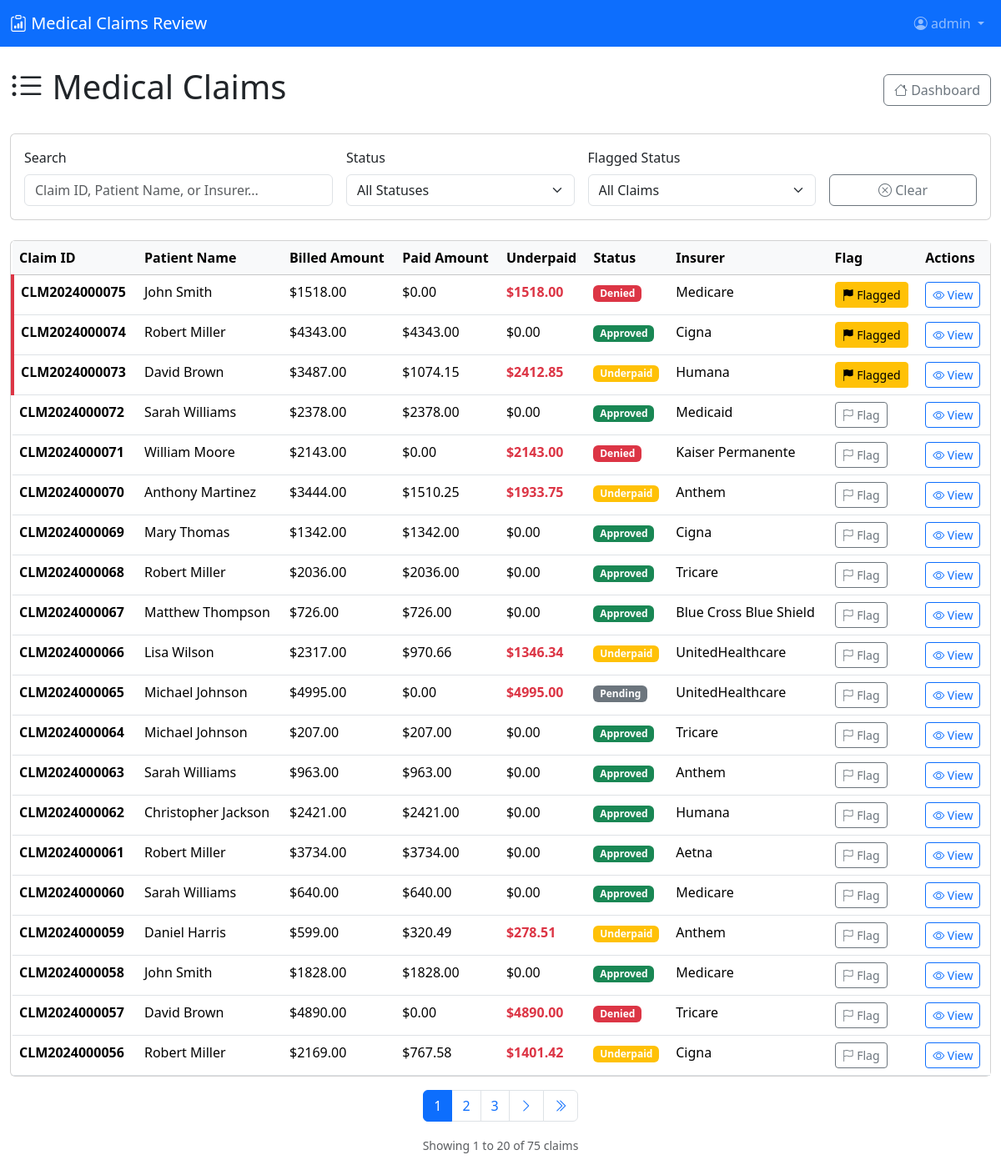
The app's page /claims/ (signed in) with its own data.
### claims/models.py (models this page shows, shortened)
class Claim(models.Model):
    STATUS_CHOICES = [
        ('approved', 'Approved'),
        ('denied', 'Denied'),
        ('underpaid', 'Underpaid'),
        ('pending', 'Pending'),
    ]
    claim_id = models.CharField(max_length=50, unique=True)
    patient_name = models.CharField(max_length=200)
    billed_amount = models.DecimalField(max_digits=10, decimal_places=2)
    paid_amount = models.DecimalField(max_digits=10, decimal_places=2)
    status = models.CharField(max_length=20, choices=STATUS_CHOICES)
    insurer_name = models.CharField(max_length=200)
    denial_reason = models.TextField(blank=True, null=True)
    cpt_codes = models.JSONField(default=list)  # List of CPT codes
    diagnosis_codes = models.JSONField(default=list)  # List of ICD codes
    service_date = models.DateField()
    provider_name = models.CharField(max_length=200)
    flagged_for_review = models.BooleanField(default=False)
    created_at = models.DateTimeField(auto_now_add=True)
    updated_at = models.DateTimeField(auto_now=True)
    @property
    def underpaid_amount(self):
        return self.billed_amount - self.paid_amount
    class Meta:
        ordering = ['-created_at']

### claims/views.py (the view)
# urls.py: path('claims/', views.claim_list, name='claim_list'),
@login_required
def claim_list(request):
    claims = Claim.objects.all()
    search_query = request.GET.get('search', '')
    if search_query:
        claims = claims.filter(
            Q(claim_id__icontains=search_query) |
            Q(patient_name__icontains=search_query) |
            Q(insurer_name__icontains=search_query)
        )
    status_filter = request.GET.get('status', '')
    if status_filter:
        claims = claims.filter(status=status_filter)
    flagged_filter = request.GET.get('flagged', '')
    if flagged_filter == 'true':
        claims = claims.filter(flagged_for_review=True)
    elif flagged_filter == 'false':
        claims = claims.filter(flagged_for_review=False)
    page_number = request.GET.get('page', 1)
    paginator = Paginator(claims, 20)  # 20 claims per page
    page_obj = paginator.get_page(page_number)
    context = {
        'page_obj': page_obj,
        'search_query': search_query,
        'status_filter': status_filter,
        'flagged_filter': flagged_filter,
        'status_choices': Claim.STATUS_CHOICES,
    }
    if request.headers.get('HX-Request'):
        return render(request, 'claims/partials/claim_list.html', context)
    return render(request, 'claims/claim_list.html', context)

### templates/claims/claim_list.html (shortened to what this page needs)
{% extends 'base.html' %}
{% block content %}
<div class="row">
    <div class="col-12">
        <div class="d-flex justify-content-between align-items-center mb-4">
            <h1><i class="bi bi-list-ul"></i> Medical Claims</h1>
            <a href="{% url 'index' %}" class="btn btn-outline-secondary">
                <i class="bi bi-house"></i> Dashboard
            </a>
        </div>
        <div class="card mb-4">
            <div class="card-body">
                <form hx-get="{% url 'claim_list' %}" hx-target="#claims-table" hx-trigger="input changed delay:300ms, change">
                    <div class="row g-3">
                        <div class="col-md-4">
                            <label for="search" class="form-label">Search</label>
                            <input type="text"
                                   class="form-control"
                                   id="search"
                                   name="search"
                                   placeholder="Claim ID, Patient Name, or Insurer..."
                                   value="{{ search_query }}">
                        </div>
                        <div class="col-md-3">
                            <label for="status" class="form-label">Status</label>
                            <select class="form-select" id="status" name="status">
                                <option value="">All Statuses</option>
                            </select>
                        </div>
                        <div class="col-md-3">
                            <label for="flagged" class="form-label">Flagged Status</label>
                            <select class="form-select" id="flagged" name="flagged">
                                <option value="">All Claims</option>
                            </select>
                        </div>
                        <div class="col-md-2 d-flex align-items-end">
                            <button type="button" class="btn btn-outline-secondary w-100" onclick="clearFilters()">
                                <i class="bi bi-x-circle"></i> Clear
                            </button>
                        </div>
                    </div>
                </form>
            </div>
        </div>
        <div id="claims-table">
            {% include 'claims/partials/claim_list.html' %}
        </div>
    </div>
</div>
{% endblock %}

### templates/base.html (shortened to what this page needs)
<!DOCTYPE html>
<html lang="en">
<head>
    <link href="https://cdn.jsdelivr.net/npm/bootstrap@5.3.2/dist/css/bootstrap.min.css" rel="stylesheet">
    <link rel="stylesheet" href="https://cdn.jsdelivr.net/npm/bootstrap-icons@1.11.1/font/bootstrap-icons.css">
</head>
<body>
    {% if user.is_authenticated %}
    <nav class="navbar navbar-expand-lg navbar-dark bg-primary">
        <div class="container-fluid">
            <a class="navbar-brand" href="{% url 'index' %}">
                <i class="bi bi-clipboard-data"></i> Medical Claims Review
            </a>
            <div class="navbar-nav ms-auto">
                <div class="nav-item dropdown">
                    <a class="nav-link dropdown-toggle" href="#" role="button" data-bs-toggle="dropdown">
                        <i class="bi bi-person-circle"></i> {{ user.username }}
                    </a>
                </div>
            </div>
        </div>
    </nav>
    {% endif %}
    <main class="container-fluid py-4">
        {% block content %}{% endblock %}
    </main>
</body>
</html>

### templates/claims/partials/claim_list.html (shortened to what this page needs)
<div class="card">
    <div class="card-body p-0">
        <div class="table-responsive">
            <table class="table table-hover mb-0">
                <thead class="table-light">
                    <tr>
                        <th>Claim ID</th>
                        <th>Patient Name</th>
                        <th>Billed Amount</th>
                        <th>Paid Amount</th>
                        <th>Underpaid</th>
                        <th>Status</th>
                        <th>Insurer</th>
                        <th>Flag</th>
                        <th>Actions</th>
                    </tr>
                </thead>
                <tbody>
                    {% for claim in page_obj %}
                    <tr class="claim-row {% if claim.flagged_for_review %}flagged{% endif %}">
                        <td>
                            <strong>{{ claim.claim_id }}</strong>
                        </td>
                        <td>{{ claim.patient_name }}</td>
                        <td>${{ claim.billed_amount|floatformat:2 }}</td>
                        <td>${{ claim.paid_amount|floatformat:2 }}</td>
                        <td>
                            <span class="{% if claim.underpaid_amount > 0 %}text-danger fw-bold{% endif %}">
                                ${{ claim.underpaid_amount|floatformat:2 }}
                            </span>
                        </td>
                        <td>
                            {% if claim.status == 'approved' %}
                                <span class="badge bg-success">{{ claim.get_status_display }}</span>
                            {% elif claim.status == 'denied' %}
                                <span class="badge bg-danger">{{ claim.get_status_display }}</span>
                            {% elif claim.status == 'underpaid' %}
                                <span class="badge bg-warning">{{ claim.get_status_display }}</span>
                            {% else %}
                                <span class="badge bg-secondary">{{ claim.get_status_display }}</span>
                            {% endif %}
                        </td>
                        <td>{{ claim.insurer_name }}</td>
                        <td>
                            {% include 'claims/partials/flag_button.html' %}
                        </td>
                        <td>
                            <button class="btn btn-sm btn-outline-primary"
                                    hx-get="{% url 'claim_detail' claim.id %}"
                                    hx-target="#claim-detail-content">
                                <i class="bi bi-eye"></i> View
                            </button>
                        </td>
                    </tr>
                    {% endfor %}
                </tbody>
            </table>
        </div>
    </div>
</div>
{% if page_obj.has_other_pages %}
<nav class="mt-3" aria-label="Claims pagination">
    <ul class="pagination justify-content-center">
        {% for num in page_obj.paginator.page_range %}
            {% if page_obj.number == num %}
                <li class="page-item active">
                    <span class="page-link">{{ num }}</span>
                </li>
            {% elif num > page_obj.number|add:'-3' and num < page_obj.number|add:'3' %}
                <li class="page-item">
                    <a class="page-link"
                       hx-get="{% url 'claim_list' %}?page={{ num }}&search={{ search_query }}&status={{ status_filter }}&flagged={{ flagged_filter }}"
                       hx-target="#claims-table">
                        {{ num }}
                    </a>
                </li>
            {% endif %}
        {% endfor %}
        {% if page_obj.has_next %}
            <li class="page-item">
                <a class="page-link"
                   hx-get="{% url 'claim_list' %}?page={{ page_obj.next_page_number }}&search={{ search_query }}&status={{ status_filter }}&flagged={{ flagged_filter }}"
                   hx-target="#claims-table">
                    <i class="bi bi-chevron-right"></i>
                </a>
            </li>
            <li class="page-item">
                <a class="page-link"
                   hx-get="{% url 'claim_list' %}?page={{ page_obj.paginator.num_pages }}&search={{ search_query }}&status={{ status_filter }}&flagged={{ flagged_filter }}"
                   hx-target="#claims-table">
                    <i class="bi bi-chevron-double-right"></i>
                </a>
            </li>
        {% endif %}
    </ul>
</nav>
<div class="text-center text-muted">
    <small>
        Showing {{ page_obj.start_index }} to {{ page_obj.end_index }} of {{ page_obj.paginator.count }} claims
    </small>
</div>
{% endif %}

### templates/claims/partials/flag_button.html
<div x-data="{ flagged: {{ claim.flagged_for_review|yesno:'true,false' }} }">
    <button class="btn btn-sm"
            :class="flagged ? 'btn-warning' : 'btn-outline-secondary'"
            hx-post="{% url 'toggle_flag' claim.id %}"
            hx-target="closest div"
            hx-swap="outerHTML"
            @click="flagged = !flagged"
            type="button">
        <i class="bi"
           :class="flagged ? 'bi-flag-fill' : 'bi-flag'"></i>
        <span x-text="flagged ? 'Flagged' : 'Flag'"></span>
    </button>
</div>

### templates/base.html (style rules this page uses)
.flagged { border-left: 4px solid #dc3545; }

### records on screen
Claim: claim_id "CLM2024000075", patient_name "John Smith", billed_amount "1518.00", paid_amount "0.00", underpaid_amount "1518.00", status "Denied", insurer_name "Medicare"
Claim: claim_id "CLM2024000074", patient_name "Robert Miller", billed_amount "4343.00", paid_amount "4343.00", underpaid_amount "0.00", status "Approved", insurer_name "Cigna"
Claim: claim_id "CLM2024000073", patient_name "David Brown", billed_amount "3487.00", paid_amount "1074.15", underpaid_amount "2412.85", status "Underpaid", insurer_name "Humana"
Claim: claim_id "CLM2024000072", patient_name "Sarah Williams", billed_amount "2378.00", paid_amount "2378.00", underpaid_amount "0.00", status "Approved", insurer_name "Medicaid"
Claim: claim_id "CLM2024000071", patient_name "William Moore", billed_amount "2143.00", paid_amount "0.00", underpaid_amount "2143.00", status "Denied", insurer_name "Kaiser Permanente"
Claim: claim_id "CLM2024000070", patient_name "Anthony Martinez", billed_amount "3444.00", paid_amount "1510.25", underpaid_amount "1933.75", status "Underpaid", insurer_name "Anthem"
Claim: claim_id "CLM2024000069", patient_name "Mary Thomas", billed_amount "1342.00", paid_amount "1342.00", underpaid_amount "0.00", status "Approved", insurer_name "Cigna"
Claim: claim_id "CLM2024000068", patient_name "Robert Miller", billed_amount "2036.00", paid_amount "2036.00", underpaid_amount "0.00", status "Approved", insurer_name "Tricare"
Claim: claim_id "CLM2024000067", patient_name "Matthew Thompson", billed_amount "726.00", paid_amount "726.00", underpaid_amount "0.00", status "Approved", insurer_name "Blue Cross Blue Shield"
Claim: claim_id "CLM2024000066", patient_name "Lisa Wilson", billed_amount "2317.00", paid_amount "970.66", underpaid_amount "1346.34", status "Underpaid", insurer_name "UnitedHealthcare"
Claim: claim_id "CLM2024000065", patient_name "Michael Johnson", billed_amount "4995.00", paid_amount "0.00", underpaid_amount "4995.00", status "Pending", insurer_name "UnitedHealthcare"
Claim: claim_id "CLM2024000064", patient_name "Michael Johnson", billed_amount "207.00", paid_amount "207.00", underpaid_amount "0.00", status "Approved", insurer_name "Tricare"
Claim: claim_id "CLM2024000063", patient_name "Sarah Williams", billed_amount "963.00", paid_amount "963.00", underpaid_amount "0.00", status "Approved", insurer_name "Anthem"
Claim: claim_id "CLM2024000062", patient_name "Christopher Jackson", billed_amount "2421.00", paid_amount "2421.00", underpaid_amount "0.00", status "Approved", insurer_name "Humana"
Claim: claim_id "CLM2024000061", patient_name "Robert Miller", billed_amount "3734.00", paid_amount "3734.00", underpaid_amount "0.00", status "Approved", insurer_name "Aetna"
Claim: claim_id "CLM2024000060", patient_name "Sarah Williams", billed_amount "640.00", paid_amount "640.00", underpaid_amount "0.00", status "Approved", insurer_name "Medicare"
Claim: claim_id "CLM2024000059", patient_name "Daniel Harris", billed_amount "599.00", paid_amount "320.49", underpaid_amount "278.51", status "Underpaid", insurer_name "Anthem"
Claim: claim_id "CLM2024000058", patient_name "John Smith", billed_amount "1828.00", paid_amount "1828.00", underpaid_amount "0.00", status "Approved", insurer_name "Medicare"
Claim: claim_id "CLM2024000057", patient_name "David Brown", billed_amount "4890.00", paid_amount "0.00", underpaid_amount "4890.00", status "Denied", insurer_name "Tricare"
Claim: claim_id "CLM2024000056", patient_name "Robert Miller", billed_amount "2169.00", paid_amount "767.58", underpaid_amount "1401.42", status "Underpaid", insurer_name "Cigna"

### other values on screen
{{ user.username }} "admin"
{{ num }} "1"
{{ num }} "2" "3"
{{ page_obj.start_index }} "1"
{{ page_obj.end_index }} "20"
{{ page_obj.paginator.count }} "75"
